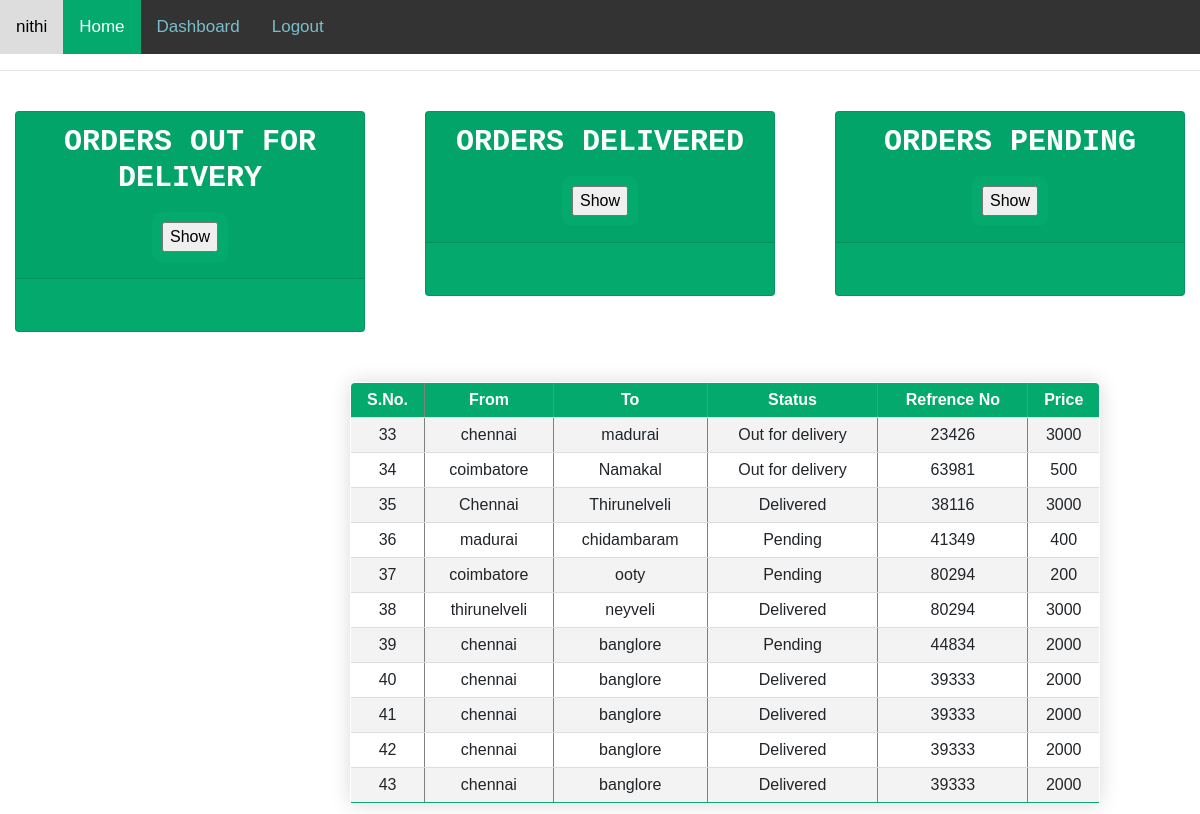
The app's page /home/ (signed in) with its own data.
### base/models.py (models this page shows)
class crudst(models.Model):
    STATUS = (
			('Pending', 'Pending'),
			('Out for delivery', 'Out for delivery'),
			('Delivered', 'Delivered'),
			)
    fromdes = models.CharField(max_length = 100)
    todes = models.CharField(max_length = 100)
    status = models.CharField(max_length= 100,null=True, choices=STATUS)# Create your models here.
    sno = models.IntegerField()
    price = models.IntegerField(null=True)

### base/views.py (the view)
# urls.py: path('home/',homee),
def homee(request):
    results=crudst.objects.all()
    return render(request,"home.html",{"crudst":results})

### templates/home.html (shortened to what this page needs)
{% load static %}
<!DOCTYPE html>
<html lang="en">
<head>
    <link rel="stylesheet" href="https://stackpath.bootstrapcdn.com/bootstrap/4.3.1/css/bootstrap.min.css">
    <link rel="stylesheet" href="{% static 'nav.css' %}" >
    <link rel="stylesheet" href="{% static 'button.css' %}" >
</head>
<body>
    <div class="topnav">
        <a href="/home">{{user}}</a>
        <a class="active" href="/home">Home</a>
        <a href="{% url 'stinsert' %}">Dashboard</a>
        <a href="/">Logout</a>
      </div>
        <hr>
        <br>
    <div class="row">
        <div class="col">
            <div class="col-md">
                <div class="card text-center text-white  mb-3" style="background-color:#04AA6D;">
                    <div class="card-header">
                        <h5 class="card-title" style="color: white ; font-weight: bolder; font-family:'Courier New', Courier, monospace  ; font-size: 30px;">ORDERS OUT FOR DELIVERY</h5>
                        <form action="{% url 'totalorder' %}" class="button button4">
                            <input type="submit" value="Show" />
                        </form>
                    </div>
                    <div class="card-body">
                    </div>
                </div>
            </div>
        </div>
        <div class="col">
            <div class="col-md">
                <div class="card text-center text-white  mb-3" style="background-color:#04AA6D">
                    <div class="card-header">
                        <h5 class="card-title" style="color: WHITE ; font-weight: bolder;font-family:'Courier New', Courier, monospace  ; font-size: 30px;" >ORDERS DELIVERED</h5>
                        <form action="{% url 'orderdelivered' %}" class="button button4">
                            <input type="submit" value="Show" />
                        </form>
                    </div>
                    <div class="card-body">
                    </div>
                </div>
            </div>
        </div>
        <div class="col">
            <div class="col-md">
                <div class="card text-center text-white  mb-3" style="background-color:#04AA6D">
                    <div class="card-header">
                        <h5 class="card-title" style="color: white ; font-weight: bolder; font-family:'Courier New', Courier, monospace  ; font-size: 30px;">ORDERS PENDING</h5>
                        <form action="{% url 'pending' %}" class="button button4">
                            <input type="submit" value="Show" />
                        </form>
                    </div>
                    <div class="card-body">
                    </div>
                </div>
            </div>
        </div>
    </div>
    <br>
    <section class="secc">
            <table border="1" style="height:100px;" class="content-table">
                <tr class=" one">
                    <th>S.No.</th>
                    <th>From</th>
                    <th>To</th>
                    <th>Status</th>
                    <th>Refrence No</th>
                    <th>Price</th>
                </tr>
                    {% for displayst in crudst%}
                    <tr>
                        <td>{{displayst.id}}</td>
                        <td>{{displayst.fromdes}}</td>
                        <td>{{displayst.todes}}</td>
                        <td>{{displayst.status}}</td>
                        <td>{{displayst.sno}}</td>
                        <td>{{displayst.price}}</td>
                    </tr>
                    {% endfor %}
            </table>
        </section>
</body>
</html>

### style/nav.css (style rules this page uses)
.topnav { background-color: #333; overflow: hidden; }
.topnav a { float: left; color: #7abecc; text-align: center; padding: 14px 16px; text-decoration: none; font-size: 17px; }
.topnav a.active { background-color: #04AA6D; color: white; }
* { font-family: sans-serif; }
.content-table { border-collapse: collapse; margin: 10px 0; font-size: 1em; min-width: 750px; border-radius: 5px 5px 0 0; overflow: hidden; box-shadow: 0 0 20px rgba(0, 0, 0, 0.15); text-align: center; }
.one { background-color: #04AA6D; color: #ffffff; text-align: center; font-weight: bold; }
.content-table th, .content-table td { padding: 5px 5px; }
.content-table tbody tr { border-bottom: 1px solid #dddddd; }
.content-table tbody tr:nth-of-type(even) { background-color: #f3f3f3; }
.content-table tbody tr:last-of-type { border-bottom: 2px solid #04AA6D; }
.secc { padding-left: 350px; }

### style/button.css (style rules this page uses)
.button { background-color: #04AA6D; border: none; color: white; padding: 10px; text-align: center; text-decoration: none; display: inline-block; font-size: 16px; margin: 4px 2px; cursor: pointer; }
.button4 { border-radius: 10px; }

### records on screen
crudst: id "33", fromdes "chennai", todes "madurai", status "Out for delivery", sno "23426", price "3000"
crudst: id "34", fromdes "coimbatore", todes "Namakal", status "Out for delivery", sno "63981", price "500"
crudst: id "35", fromdes "Chennai", todes "Thirunelveli", status "Delivered", sno "38116", price "3000"
crudst: id "36", fromdes "madurai", todes "chidambaram", status "Pending", sno "41349", price "400"
crudst: id "37", fromdes "coimbatore", todes "ooty", status "Pending", sno "80294", price "200"
crudst: id "38", fromdes "thirunelveli", todes "neyveli", status "Delivered", sno "80294", price "3000"
crudst: id "39", fromdes "chennai", todes "banglore", status "Pending", sno "44834", price "2000"
crudst: id "40", fromdes "chennai", todes "banglore", status "Delivered", sno "39333", price "2000"
crudst: id "41", fromdes "chennai", todes "banglore", status "Delivered", sno "39333", price "2000"
crudst: id "42", fromdes "chennai", todes "banglore", status "Delivered", sno "39333", price "2000"
crudst: id "43", fromdes "chennai", todes "banglore", status "Delivered", sno "39333", price "2000"

### other values on screen
{{ user }} "nithi"
